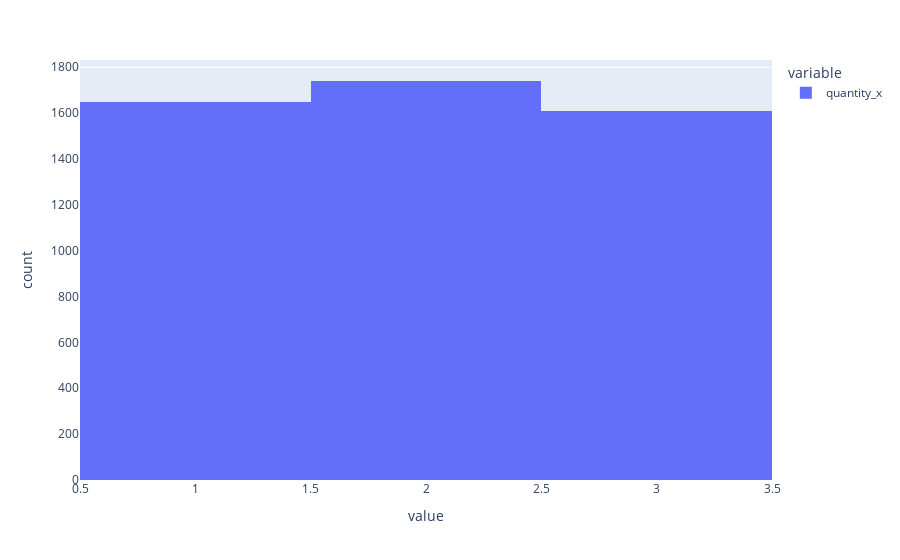

The notebook cell saved with this chart:
### Code cell
px.histogram(df['quantity_x'])

### Figure 1 — Plotly figure (JSON) as saved in the notebook; plotly's stock layout.template omitted (floating-point values rounded to 4 significant figures; data arrays with more than 128 entries replaced by an {"elided": "..."} marker saying what was removed)
{"data": [{"alignmentgroup": "True", "bingroup": "x", "hovertemplate": "variable=quantity_x<br>value=%{x}<br>count=%{y}<extra></extra>", "legendgroup": "quantity_x", "marker": {"color": "#636efa", "pattern": {"shape": ""}}, "name": "quantity_x", "offsetgroup": "quantity_x", "orientation": "v", "showlegend": true, "type": "histogram", "x": {"elided": "5000 int values"}, "xaxis": "x", "yaxis": "y"}], "layout": {"barmode": "relative", "legend": {"title": {"text": "variable"}, "tracegroupgap": 0}, "margin": {"t": 60}, "xaxis": {"anchor": "y", "domain": [0, 1], "title": {"text": "value"}}, "yaxis": {"anchor": "x", "domain": [0, 1], "title": {"text": "count"}}}}
